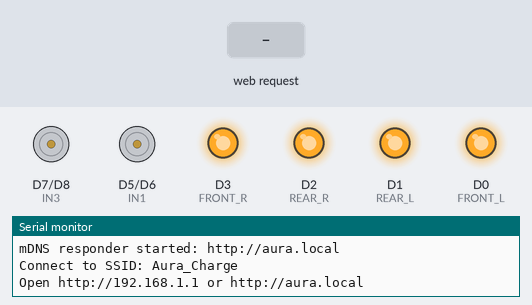
The sketch below on a simulated ESP8266 (NodeMCU). On the bench: motor-driver pin pairs drawn as motors (green arrow = first pin HIGH = forward, orange = second pin HIGH = backward, longer = more drive), output pins drawn as LEDs (lit = HIGH), the last lines printed to the serial monitor. The inputs (shaded band) are chosen by the test bench.

Above: at 1.3 s.
1.4 s: HTTP request GET /control?cmd=F received
At 1.9 s:
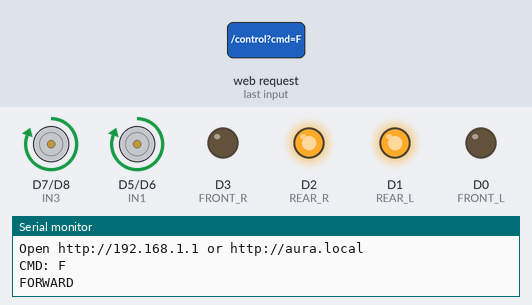
2.9 s: HTTP request GET /control?cmd=B received
At 4.1 s:
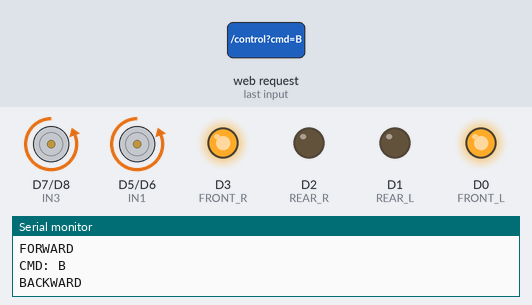
4.4 s: HTTP request GET /control?cmd=L received
At 5.4 s:
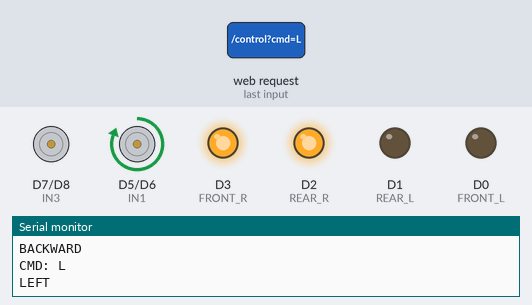
5.9 s: HTTP request GET /control?cmd=R received
At 6.5 s:
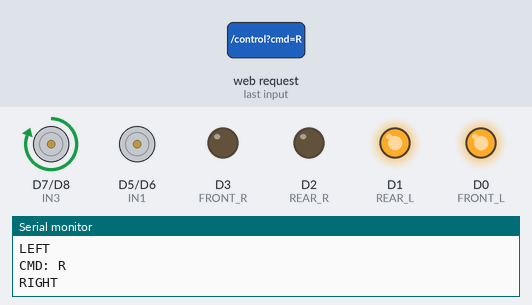
Timing chart, 0 to 8.4 s (numbered marks = the images above; inputs shaded):
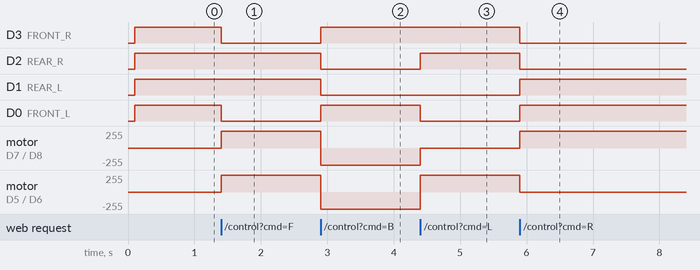

The sketch:

Aura_Charge_Car_Control.ino
```cpp
#include <ESP8266WiFi.h>
#include <ESP8266WebServer.h>
#include <ESP8266mDNS.h>

const char* ssid = "Your_Wifi_Name";
const char* password = "Wifi_Password";

// Motor pins
#define IN1 D5
#define IN2 D6
#define IN3 D7
#define IN4 D8

// Light pins
#define FRONT_L D0
#define FRONT_R D3
#define REAR_L  D1
#define REAR_R  D2

ESP8266WebServer server(80);

// Light state tracking
bool fl_on=false, fr_on=false, rl_on=false, rr_on=false, all_on=false;

// ===== HTML =====
const char webpage[] PROGMEM = R"====(
<!DOCTYPE html>
<html>
<head>
<meta charset="utf-8">
<meta name="viewport" content="width=device-width,initial-scale=1">
<title>Aura_Charge Car</title>
<style>
body {
  background:linear-gradient(135deg,#0f2027,#203a43,#2c5364);
  color:#fff;font-family:Arial;text-align:center;margin:0;padding:0;
  user-select:none;-webkit-user-select:none;-webkit-touch-callout:none;
}
h1{margin-top:20px;font-size:26px;}
.grid{display:grid;grid-template-columns:repeat(3,100px);gap:18px;
      justify-content:center;margin-top:30px;}
button{width:100px;height:100px;border-radius:14px;border:none;
       background:#00bcd4;color:#fff;font-size:20px;font-weight:700;
       box-shadow:0 4px 10px rgba(0,0,0,.3);}
.status{margin-top:25px;color:#ffd700;font-size:18px;}
.lights{margin-top:25px;display:flex;flex-wrap:wrap;gap:10px;
        justify-content:center;}
.lights button{width:140px;height:45px;border-radius:10px;font-size:15px;
               background:#ff9800;}
</style>
<script>
['contextmenu','selectstart','copy','cut','dragstart','gesturestart'].forEach(ev=>{
 document.addEventListener(ev,e=>e.preventDefault());
});

function send(cmd){
 fetch('/control?cmd='+cmd)
 .then(r=>r.text())
 .then(t=>document.getElementById('status').innerText=t)
 .catch(()=>document.getElementById('status').innerText='Error');
}

function setupButton(id,cmd){
 const b=document.getElementById(id);
 b.addEventListener('touchstart',e=>{e.preventDefault();send(cmd);});
 b.addEventListener('mousedown',e=>{e.preventDefault();send(cmd);});
 ['touchend','touchcancel','mouseup','mouseleave'].forEach(ev=>
   b.addEventListener(ev,e=>{e.preventDefault();send('S');}));
}

function toggleLight(id,cmd){
 const b=document.getElementById(id);
 b.addEventListener('click',()=>{
   let state=b.getAttribute('data-state')==='on'?'off':'on';
   b.setAttribute('data-state',state);
   b.style.background=(state==='on')?'#ff5722':'#ff9800';
   send(cmd+'_'+state.toUpperCase());
 });
}

window.onload=function(){
 setupButton('forward','F');
 setupButton('backward','B');
 setupButton('left','L');
 setupButton('right','R');
 toggleLight('fl','FL');
 toggleLight('fr','FR');
 toggleLight('rl','RL');
 toggleLight('rr','RR');
 toggleLight('all','ALL');
};
</script>
</head>
<body oncontextmenu="return false;">
<h1>Aura_Charge Car</h1>
<div class="grid">
  <div></div><button id="forward">▲</button><div></div>
  <button id="left">◄</button><div></div><button id="right">►</button>
  <div></div><button id="backward">▼</button><div></div>
</div>
<div class="lights">
  <button id="fl">Front Left</button>
  <button id="fr">Front Right</button>
  <button id="rl">Rear Left</button>
  <button id="rr">Rear Right</button>
  <button id="all" style="background:#2196f3;">All Lights</button>
</div>
<div class="status" id="status">Ready</div>
</body>
</html>
)====";

// ===== SETUP =====
void setup(){
  Serial.begin(74880);
  delay(100);
  Serial.println("[Aura_Charge] Booting...");

  pinMode(IN1,OUTPUT); pinMode(IN2,OUTPUT);
  pinMode(IN3,OUTPUT); pinMode(IN4,OUTPUT);
  pinMode(FRONT_L,OUTPUT); pinMode(FRONT_R,OUTPUT);
  pinMode(REAR_L,OUTPUT); pinMode(REAR_R,OUTPUT);
  allLightsOff(); stopMotors();

  WiFi.mode(WIFI_AP);
  WiFi.softAPConfig(IPAddress(192,168,1,1),
                    IPAddress(192,168,1,1),
                    IPAddress(255,255,255,0));
  WiFi.softAP(ssid,password);
  MDNS.begin("aura");
  Serial.println("mDNS responder started: http://aura.local");

  server.on("/", handleRoot);
  server.on("/control", handleControl);
  server.begin();

  Serial.println("Connect to SSID: Aura_Charge");
  Serial.println("Open http://192.168.1.1 or http://aura.local");
}

void loop(){
  server.handleClient();
  MDNS.update();
}

// ===== HANDLERS =====
void handleRoot(){ server.send(200,"text/html",webpage); }

void handleControl(){
  if(!server.hasArg("cmd")){server.send(400,"text/plain","No cmd");return;}
  String c=server.arg("cmd");
  Serial.println("CMD: "+c);

  if(c=="F"){ allLightsOff(); moveForward(); }
  else if(c=="B"){ allLightsOff(); moveBackward(); }
  else if(c=="L"){ allLightsOff(); turnLeft(); }
  else if(c=="R"){ allLightsOff(); turnRight(); }
  else if(c=="S"){ stopMotors(); allLightsOff(); }

  else if(c=="FL_ON"){ allLightsOff(); digitalWrite(FRONT_L,LOW); fl_on=true; }
  else if(c=="FL_OFF"){ digitalWrite(FRONT_L,HIGH); fl_on=false; }

  else if(c=="FR_ON"){ allLightsOff(); digitalWrite(FRONT_R,LOW); fr_on=true; }
  else if(c=="FR_OFF"){ digitalWrite(FRONT_R,HIGH); fr_on=false; }

  else if(c=="RL_ON"){ allLightsOff(); digitalWrite(REAR_L,LOW); rl_on=true; }
  else if(c=="RL_OFF"){ digitalWrite(REAR_L,HIGH); rl_on=false; }

  else if(c=="RR_ON"){ allLightsOff(); digitalWrite(REAR_R,LOW); rr_on=true; }
  else if(c=="RR_OFF"){ digitalWrite(REAR_R,HIGH); rr_on=false; }

  else if(c=="ALL_ON"){
    allLightsOn();
    all_on=true;
  }
  else if(c=="ALL_OFF"){
    allLightsOff();
    all_on=false;
  }

  server.send(200,"text/plain","Cmd: "+c);
}

// ===== MOTOR + LIGHT LOGIC =====
void stopMotors(){
  digitalWrite(IN1,LOW);digitalWrite(IN2,LOW);
  digitalWrite(IN3,LOW);digitalWrite(IN4,LOW);
  Serial.println("STOP");
}

void moveForward(){
  digitalWrite(IN1,HIGH);digitalWrite(IN2,LOW);
  digitalWrite(IN3,HIGH);digitalWrite(IN4,LOW);
  digitalWrite(FRONT_L,LOW);digitalWrite(FRONT_R,LOW);
  Serial.println("FORWARD");
}

void moveBackward(){
  digitalWrite(IN1,LOW);digitalWrite(IN2,HIGH);
  digitalWrite(IN3,LOW);digitalWrite(IN4,HIGH);
  digitalWrite(REAR_L,LOW);digitalWrite(REAR_R,LOW);
  Serial.println("BACKWARD");
}

void turnLeft(){
  digitalWrite(IN1,HIGH);digitalWrite(IN2,LOW);
  digitalWrite(IN3,LOW);digitalWrite(IN4,LOW);
  digitalWrite(FRONT_L,LOW);digitalWrite(REAR_L,LOW);
  Serial.println("LEFT");
}

void turnRight(){
  digitalWrite(IN1,LOW);digitalWrite(IN2,LOW);
  digitalWrite(IN3,HIGH);digitalWrite(IN4,LOW);
  digitalWrite(FRONT_R,LOW);digitalWrite(REAR_R,LOW);
  Serial.println("RIGHT");
}

void allLightsOff(){
  digitalWrite(FRONT_L,HIGH);
  digitalWrite(FRONT_R,HIGH);
  digitalWrite(REAR_L,HIGH);
  digitalWrite(REAR_R,HIGH);
  fl_on=fr_on=rl_on=rr_on=all_on=false;
}

void allLightsOn(){
  digitalWrite(FRONT_L,LOW);
  digitalWrite(FRONT_R,LOW);
  digitalWrite(REAR_L,LOW);
  digitalWrite(REAR_R,LOW);
  fl_on=fr_on=rl_on=rr_on=all_on=true;
}
```

Measured:
- after the input at 1.4 s, D3 (FRONT_R), D0 (FRONT_L): HIGH → LOW at once; motor on D7 (IN3) / D8 (IN4), motor on D5 (IN1) / D6 (IN2): stopped → forward 255/255 at once
- after the input at 2.9 s, D3 (FRONT_R), D0 (FRONT_L): LOW → HIGH at once; D2 (REAR_R), D1 (REAR_L): HIGH → LOW at once; motor on D7 (IN3) / D8 (IN4), motor on D5 (IN1) / D6 (IN2): forward 255/255 → backward 255/255 at once
- after the input at 4.4 s, D2 (REAR_R): LOW → HIGH at once; D0 (FRONT_L): HIGH → LOW at once; motor on D7 (IN3) / D8 (IN4): backward 255/255 → stopped at once; motor on D5 (IN1) / D6 (IN2): backward 255/255 → forward 255/255 at once
- after the input at 5.9 s, D3 (FRONT_R), D2 (REAR_R): HIGH → LOW at once; D1 (REAR_L), D0 (FRONT_L): LOW → HIGH at once; motor on D7 (IN3) / D8 (IN4): stopped → forward 255/255 at once; motor on D5 (IN1) / D6 (IN2): forward 255/255 → stopped at once
